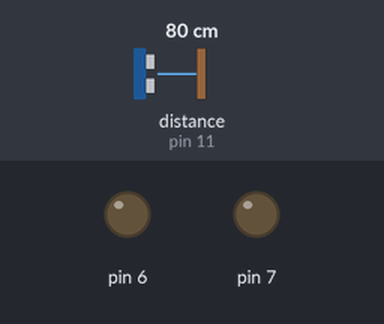
The sketch below on a simulated Arduino Uno, built with avr-gcc and run on an emulated ATmega328P. Shown: output pins drawn as LEDs (lit = HIGH). Inputs (shaded band) come from the test bench; at power-on: distance to the obstacle (sensor on pin 11) 80 cm. The echo pulse lasts 58.3 µs per cm; pins used as bus, display or sensor lines are not drawn; what the sketch prints to the serial monitor is not drawn.

Above: at 15.0 s.
At 30.15 s:
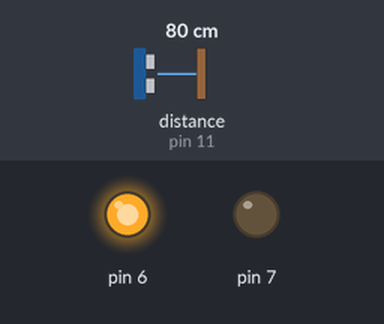
Timing chart, 0 to 39.8 s (numbered marks = the images above):
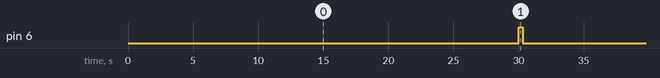

Measured:
- by itself, pin 6: alternates HIGH for 0.30 s and LOW for 30.3 s

The sketch:

main.ino
```cpp
int trigPin = 12;    //Trig - green Jumper
int echoPin = 11;    //Echo - yellow Jumper
long duration, cm, inches;
void setup() {
 //Serial Port begin
 Serial.begin (9600);
 //Define inputs and outputs
 pinMode(trigPin, OUTPUT);
 pinMode(echoPin, INPUT);
 pinMode(7, OUTPUT);
 pinMode(6, OUTPUT);
}
void loop()
{
//int duration, distance;
 // The sensor is triggered by a HIGH pulse of 10 or more microseconds.
 // Give a short LOW pulse beforehand to ensure a clean HIGH pulse:
 delay(30000);
digitalWrite(trigPin, LOW);
 delayMicroseconds(5);
 digitalWrite(trigPin, HIGH);
 delayMicroseconds(10);
 digitalWrite(trigPin, LOW);
 // Read the signal from the sensor: a HIGH pulse whose
 // duration is the time (in microseconds) from the sending
 // of the ping to the reception of its echo off of an object.
 pinMode(echoPin, INPUT);
 duration = pulseIn(echoPin, HIGH);
 // convert the time into a distance
 cm = (duration/2) / 29.1;
 inches = (duration/2) / 74;
if (cm >= 200 || cm <= 0)
{ Serial.println("out of range");
}
else if (cm >=16 && cm <=30){
beepFast();
Serial.print(cm);
Serial.println(" cm");
}
else if (cm >=0 && cm <=15 ){
 beefVeryFast();
 Serial.print(cm);
Serial.println(" cm");
}
else if (cm >=31 && cm <=50) {
Serial.print(cm);
Serial.println(" cm");
beepMedium();
}
else {
beepNo();
Serial.print(cm);
Serial.println(" cm");
}
 delay(250);
}
void beefVeryFast(){
tone(8, 440, 250);
digitalWrite( 7, HIGH);
delay(50);
noTone(8);
digitalWrite(7, LOW);
delay(300);
}
void beepFast(){
tone(8, 440, 200);
digitalWrite(7, HIGH);
delay(50);
noTone(8);
digitalWrite(7, LOW);
delay(300);
}
void beepMedium(){
tone(8, 440, 200);
digitalWrite(7, HIGH);
delay(200);
noTone(8);
digitalWrite(7, LOW);
delay(300);
}
void beepNo(){
noTone(8);
digitalWrite(6, HIGH);
delay(300);
digitalWrite(6, LOW);
delay(50);
}
```
